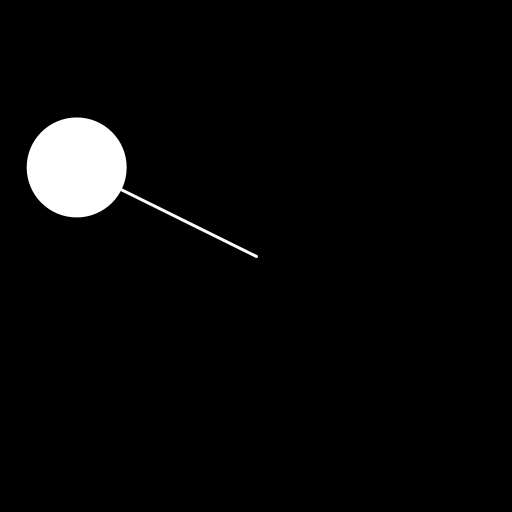
Frame 1 (no input)
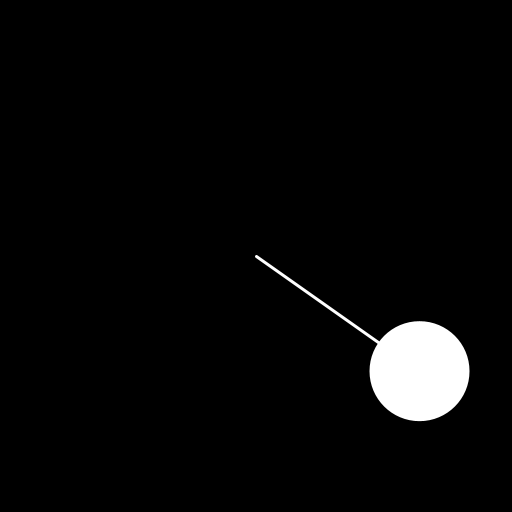
Frame 60 (the mouse pressed at the canvas centre just before this capture)
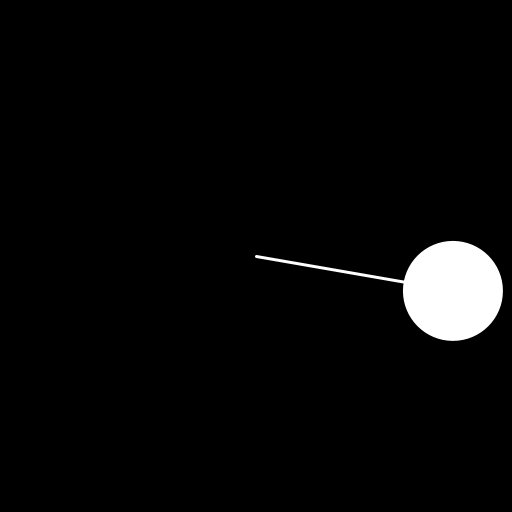
Frame 120 (the mouse held since frame 60 and released just before this capture)

The Processing sketch that drew these frames (run headless with seeded random() and noise(); from frame 60 on, the mouse is pressed at the canvas centre):

// Processing sketch: pendulum
// ── pendulum.pde
/* Sketh to model a pendulum
 * Use a 2nd orde Runge Kutta 
 * to numerically solve the 
 * differential equation
 *
 * 
 */

// physics variables. note that aVel 
// represent the derivative of theta
// with respect to time
float theta, aVel, mass, len;

// acceleration due to gravity
float g;

// Runge Kutta variables
float k1, k2;

// time step
float h;

void setup() {
  size(512, 512);
  background(0);
  
  //initialize physics variables
  len = 200;
  mass = 20;
  // start with a random angle between 0 and PI
  theta = random(PI);
  g = 2.0;
  
  // initialize time step
  h = 0.01;
  
  
}

void draw() {
  //refresh the screen
  background(0);
  
  // set the origin to the center
  translate(width/2, height/2);
  
  // rotate the screen 
  rotate(HALF_PI);
  
  // implement your second order RK here
  k1 = f(theta);
  k2 = f(theta + ((h / 2) * k1));
  
  aVel += k2 * h;
  
  // update the angle
  theta += aVel;
  
  // draw the pendulum
  stroke(255);
  strokeWeight(3);
  line(0, 0, len*cos(theta), len*sin(theta));
  
  noStroke();
  fill(255);
  ellipse(len*cos(theta), len*sin(theta), 5*mass, 5*mass);
  
  
}

// Use a method for the differential equation
// not that in general this is a function of the 
// input variable and the output variable, but in this
// case we only need the output variable
float f(float theta_) {
  return -((mass * g)/len) * sin(theta);
}
